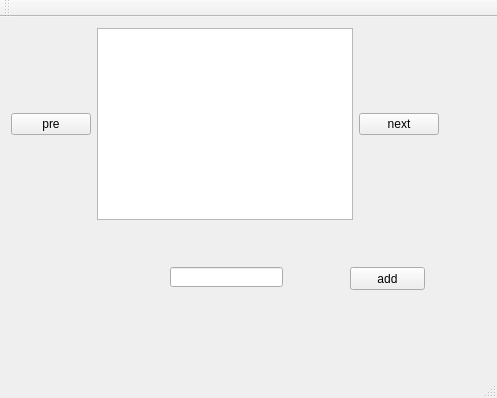
<?xml version="1.0" encoding="UTF-8"?>
<ui version="4.0">
 <class>MainWindow</class>
 <widget class="QMainWindow" name="MainWindow">
  <property name="geometry">
   <rect>
    <x>0</x>
    <y>0</y>
    <width>497</width>
    <height>398</height>
   </rect>
  </property>
  <property name="windowTitle">
   <string>MainWindow</string>
  </property>
  <widget class="QWidget" name="centralWidget">
   <widget class="QPushButton" name="pushButton_3">
    <property name="geometry">
     <rect>
      <x>350</x>
      <y>250</y>
      <width>75</width>
      <height>23</height>
     </rect>
    </property>
    <property name="text">
     <string>add</string>
    </property>
   </widget>
   <widget class="QLineEdit" name="lineEdit">
    <property name="geometry">
     <rect>
      <x>170</x>
      <y>250</y>
      <width>113</width>
      <height>20</height>
     </rect>
    </property>
   </widget>
   <widget class="QWidget" name="">
    <layout class="QGridLayout" name="gridLayout">
     <item row="0" column="0">
      <widget class="QPushButton" name="pushButton_2">
       <property name="text">
        <string>pre</string>
       </property>
      </widget>
     </item>
     <item row="0" column="1">
      <widget class="QTextEdit" name="textEdit"/>
     </item>
     <item row="0" column="2">
      <widget class="QPushButton" name="pushButton">
       <property name="text">
        <string>next</string>
       </property>
      </widget>
     </item>
    </layout>
   </widget>
  </widget>
  <widget class="QMenuBar" name="menuBar">
   <property name="geometry">
    <rect>
     <x>0</x>
     <y>0</y>
     <width>497</width>
     <height>23</height>
    </rect>
   </property>
  </widget>
  <widget class="QToolBar" name="mainToolBar">
   <attribute name="toolBarArea">
    <enum>TopToolBarArea</enum>
   </attribute>
   <attribute name="toolBarBreak">
    <bool>false</bool>
   </attribute>
  </widget>
  <widget class="QStatusBar" name="statusBar"/>
 </widget>
 <layoutdefault spacing="6" margin="11"/>
 <resources/>
 <connections/>
</ui>
